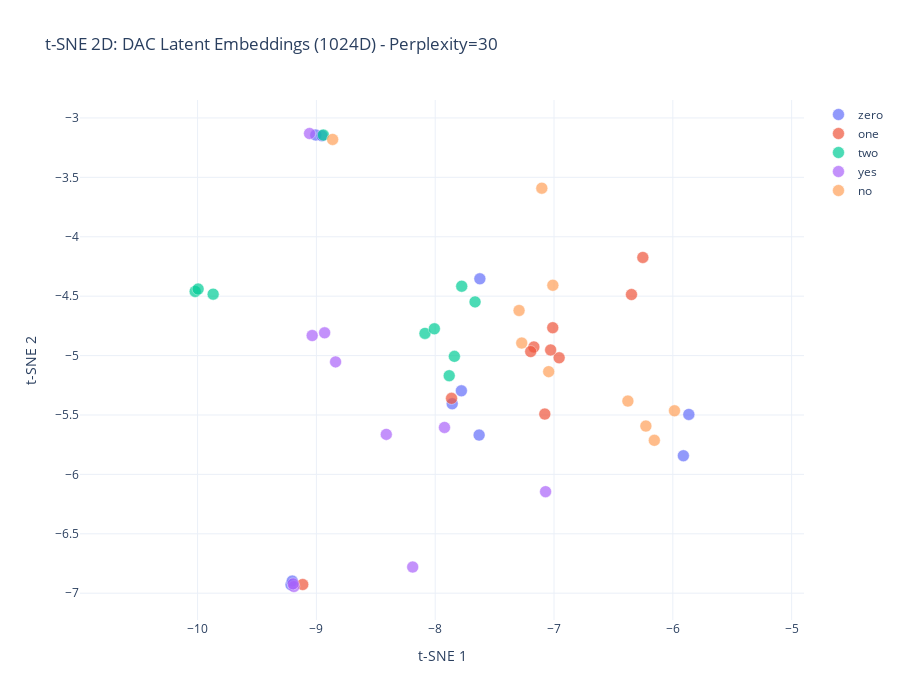

The cell this chart's notebook holds for it:
### Markdown cell above
## Step 7: t-SNE Visualizations

### Code cell
# t-SNE - 2D
perplexity = min(30, len(embeddings) - 1)
tsne_2d = TSNE(n_components=2, random_state=42, metric='cosine', perplexity=perplexity)
tsne_2d_result = tsne_2d.fit_transform(embeddings)

print(f"t-SNE 2D completed with perplexity={perplexity}")

# 2D Plot
fig_tsne_2d = go.Figure()

for word in words:
    mask = np.array([label == word for label in valid_labels])
    fig_tsne_2d.add_trace(go.Scatter(
        x=tsne_2d_result[mask, 0],
        y=tsne_2d_result[mask, 1],
        mode='markers',
        name=word,
        marker=dict(size=12, color=color_map[word], opacity=0.7, line=dict(width=0.5, color='white'))
    ))

fig_tsne_2d.update_layout(
    title=f't-SNE 2D: DAC Latent Embeddings (1024D) - Perplexity={perplexity}',
    xaxis_title='t-SNE 1',
    yaxis_title='t-SNE 2',
    width=900,
    height=700,
    xaxis=dict(scaleanchor='y', scaleratio=1),
    template='plotly_white'
)

fig_tsne_2d.write_html('dac_latent_tsne_2d.html')
fig_tsne_2d.show()

print("Saved: dac_latent_tsne_2d.html")

### Figure 1 — Plotly figure (JSON) as saved in the notebook; plotly's stock layout.template omitted (floating-point values rounded to 4 significant figures)
{"data": [{"marker": {"color": "#636EFA", "line": {"color": "white", "width": 0.5}, "opacity": 0.7, "size": 12}, "mode": "markers", "name": "zero", "type": "scatter", "x": [-9.214, -9.203, -9.005, -8.953, -7.624, -7.63, -7.78, -7.857, -5.911, -5.865], "y": [-6.93, -6.898, -3.143, -3.15, -4.354, -5.669, -5.297, -5.406, -5.843, -5.495]}, {"marker": {"color": "#EF553B", "line": {"color": "white", "width": 0.5}, "opacity": 0.7, "size": 12}, "mode": "markers", "name": "one", "type": "scatter", "x": [-7.863, -9.115, -7.077, -7.169, -7.196, -6.957, -7.028, -7.011, -6.348, -6.252], "y": [-5.36, -6.927, -5.492, -4.927, -4.966, -5.018, -4.953, -4.765, -4.486, -4.174]}, {"marker": {"color": "#00CC96", "line": {"color": "white", "width": 0.5}, "opacity": 0.7, "size": 12}, "mode": "markers", "name": "two", "type": "scatter", "x": [-10.02, -9.869, -9.995, -8.086, -7.882, -8.941, -7.839, -7.777, -8.007, -7.665], "y": [-4.46, -4.483, -4.44, -4.813, -5.169, -3.144, -5.007, -4.416, -4.775, -4.548]}, {"marker": {"color": "#AB63FA", "line": {"color": "white", "width": 0.5}, "opacity": 0.7, "size": 12}, "mode": "markers", "name": "yes", "type": "scatter", "x": [-9.189, -9.195, -8.189, -8.931, -9.035, -8.838, -9.057, -7.922, -8.412, -7.071], "y": [-6.943, -6.921, -6.78, -4.809, -4.831, -5.053, -3.131, -5.605, -5.663, -6.145]}, {"marker": {"color": "#FFA15A", "line": {"color": "white", "width": 0.5}, "opacity": 0.7, "size": 12}, "mode": "markers", "name": "no", "type": "scatter", "x": [-8.863, -7.272, -7.01, -7.103, -7.294, -7.045, -6.156, -5.986, -6.378, -6.227], "y": [-3.181, -4.895, -4.408, -3.591, -4.62, -5.135, -5.713, -5.465, -5.383, -5.593]}], "layout": {"height": 700, "title": {"text": "t-SNE 2D: DAC Latent Embeddings (1024D) - Perplexity=30"}, "width": 900, "xaxis": {"scaleanchor": "y", "scaleratio": 1, "title": {"text": "t-SNE 1"}}, "yaxis": {"title": {"text": "t-SNE 2"}}}}
